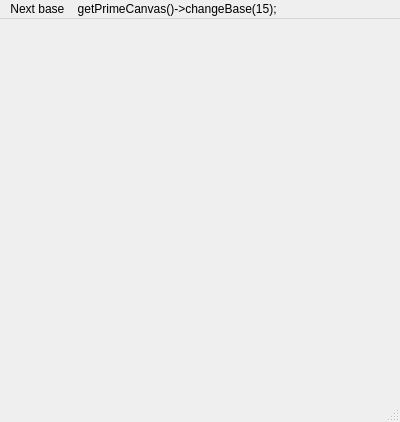
<?xml version="1.0" encoding="UTF-8"?>
<ui version="4.0">
 <class>MainWindow</class>
 <widget class="QMainWindow" name="MainWindow">
  <property name="geometry">
   <rect>
    <x>0</x>
    <y>0</y>
    <width>400</width>
    <height>422</height>
   </rect>
  </property>
  <property name="windowTitle">
   <string>MainWindow</string>
  </property>
  <widget class="QWidget" name="centralWidget"/>
  <widget class="QMenuBar" name="menuBar">
   <property name="geometry">
    <rect>
     <x>0</x>
     <y>0</y>
     <width>400</width>
     <height>43</height>
    </rect>
   </property>
   <widget class="QMenu" name="menuIncrement">
    <property name="geometry">
     <rect>
      <x>458</x>
      <y>204</y>
      <width>289</width>
      <height>92</height>
     </rect>
    </property>
    <property name="title">
     <string>Next base    getPrimeCanvas()-&gt;changeBase(15);</string>
    </property>
   </widget>
   <addaction name="menuIncrement"/>
  </widget>
  <widget class="QStatusBar" name="statusBar"/>
 </widget>
 <layoutdefault spacing="6" margin="11"/>
 <resources/>
 <connections/>
</ui>
